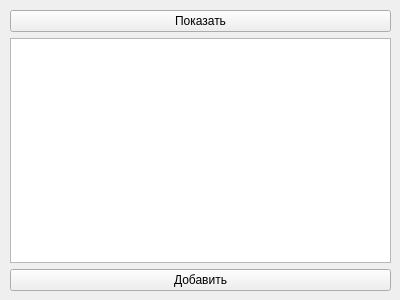
<?xml version="1.0" encoding="UTF-8"?>
<ui version="4.0">
 <class>Form</class>
 <widget class="QWidget" name="Form">
  <property name="geometry">
   <rect>
    <x>0</x>
    <y>0</y>
    <width>400</width>
    <height>300</height>
   </rect>
  </property>
  <property name="windowTitle">
   <string>Form</string>
  </property>
  <widget class="QWidget" name="gridLayoutWidget">
   <property name="geometry">
    <rect>
     <x>10</x>
     <y>10</y>
     <width>381</width>
     <height>281</height>
    </rect>
   </property>
   <layout class="QGridLayout" name="gridLayout">
    <item row="0" column="0">
     <widget class="QPushButton" name="pushButton_showCoffee">
      <property name="text">
       <string>Показать</string>
      </property>
     </widget>
    </item>
    <item row="1" column="0">
     <widget class="QTableWidget" name="tableWidget"/>
    </item>
    <item row="2" column="0">
     <widget class="QPushButton" name="pushButton_addCoffee">
      <property name="text">
       <string>Добавить</string>
      </property>
     </widget>
    </item>
   </layout>
  </widget>
 </widget>
 <resources/>
 <connections/>
</ui>
